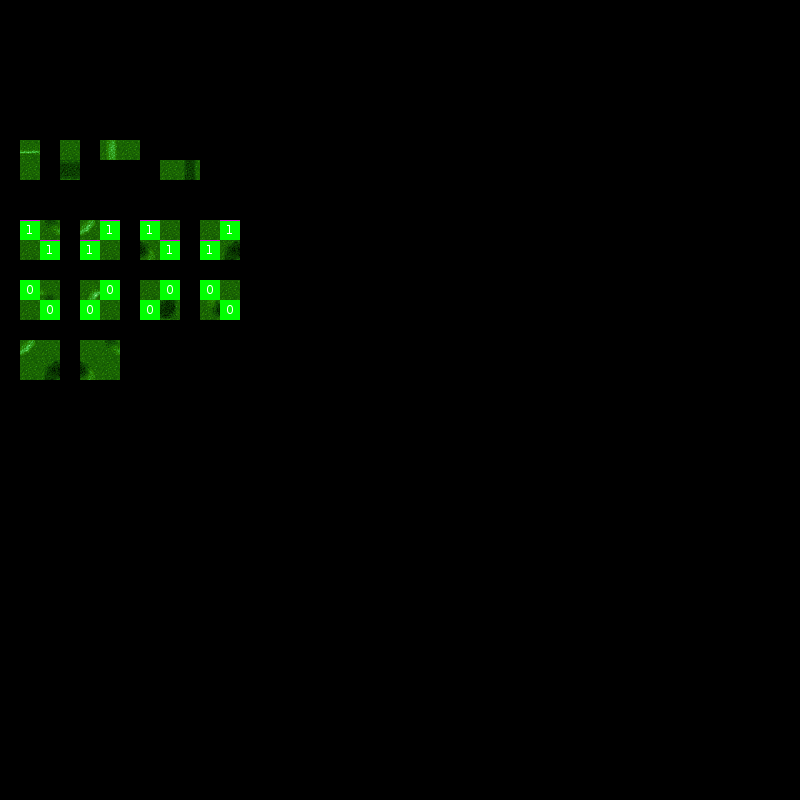

This game map was drawn from its Tiled (.tmx) file and the tilesets committed beside it. A one-line description and the trimmed map source follow:
An orthogonal 40x40 tile map with 20x20 px tiles, 3 tile layers (ruleRegions, ruleSet, rule_floor), 2 tilesets.

<map version="1.0" orientation="orthogonal" width="40" height="40" tilewidth="20" tileheight="20">
 <properties>
  <property name="AutomapRadius" value="1" />
 </properties>
 <tileset firstgid="1" name="tileset" tilewidth="20" tileheight="20">
  <image source="../../assets/img/tileset.png" trans="ff00ff" width="560" height="320" />
 </tileset>
 <tileset firstgid="449" name="map_helper" tilewidth="20" tileheight="20">
  <image source="../../assets/img/map_helper.png" width="160" height="100" />
 </tileset>
 <layer name="ruleRegions" width="40" height="40" opacity="0.85">
  <data>[1600 cells, 60 non-empty, 2 distinct tile ids]</data>
 </layer>
 <layer name="ruleSet" width="40" height="40">
  <data>[1600 cells, 48 non-empty, 2 distinct tile ids]</data>
 </layer>
 <layer name="rule_floor" width="40" height="40">
  <data>[1600 cells, 36 non-empty, 14 distinct tile ids]</data>
 </layer>
</map>
